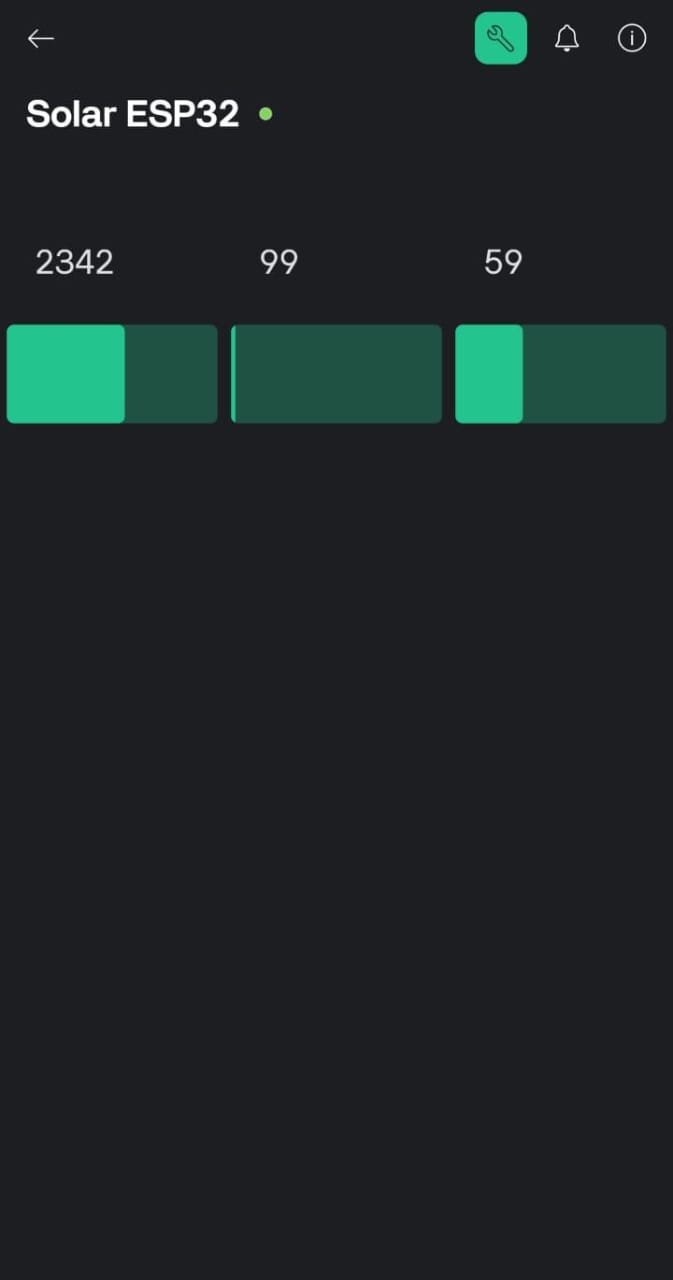
#> input picture data/raw/images/img1.jpg, 673 x 1280 px
$ python -i image_forensics.py   (imports and definitions only)   (older library calls are emulated)
#> lines starting #> are read from the running program, lines starting #| are printed output that depends on the picture
import numpy as np
from PIL import Image
import cv2
import io

def estimate_jpeg_quality(pil_image):
    # crude approximation: re-encode at various qualities and see size behavior
    buf = io.BytesIO()
    pil_image.save(buf, format='JPEG', quality=95)
    size95 = len(buf.getvalue())
    buf = io.BytesIO()
    pil_image.save(buf, format='JPEG', quality=50)
    size50 = len(buf.getvalue())
    # ratio indicates compression sensitivity
    return float(size95) / (float(size50) + 1e-9)

def laplacian_energy(pil_image):
    im = np.array(pil_image.convert('L'), dtype=np.float32)
    lap = cv2.Laplacian(im, cv2.CV_32F)
    return float(np.mean(np.abs(lap)))

def noise_level_estimate(pil_image):
    # estimate noise via median filter residual
    im = np.array(pil_image.convert('L'), dtype=np.float32)
    med = cv2.medianBlur(im.astype('uint8'), 3).astype(np.float32)
    residual = im - med
    return float(np.std(residual))

def image_forensic_score(pil_image):
    # composite score: higher values => more suspicious
    q = estimate_jpeg_quality(pil_image)
    lap = laplacian_energy(pil_image)
    noise = noise_level_estimate(pil_image)
    # normalize heuristically
    score = (lap * 0.4) + (noise * 0.4) + (1.0 / (q + 1e-6) * 0.2)
    return score

>>> from PIL import Image
>>> picture = Image.open('../../../data/raw/images/img1.jpg')
#> picture is the input picture: PIL image 673x1280 RGB; mean R, G, B 30.3, 37.8, 39.4
>>> result = image_forensic_score(picture)
#> in image_forensic_score, `q = estimate_jpeg_quality(pil_image)`: q = 1.4
#> in laplacian_energy, `im = np.array(pil_image.convert('L'), dtype=np.float32)`:
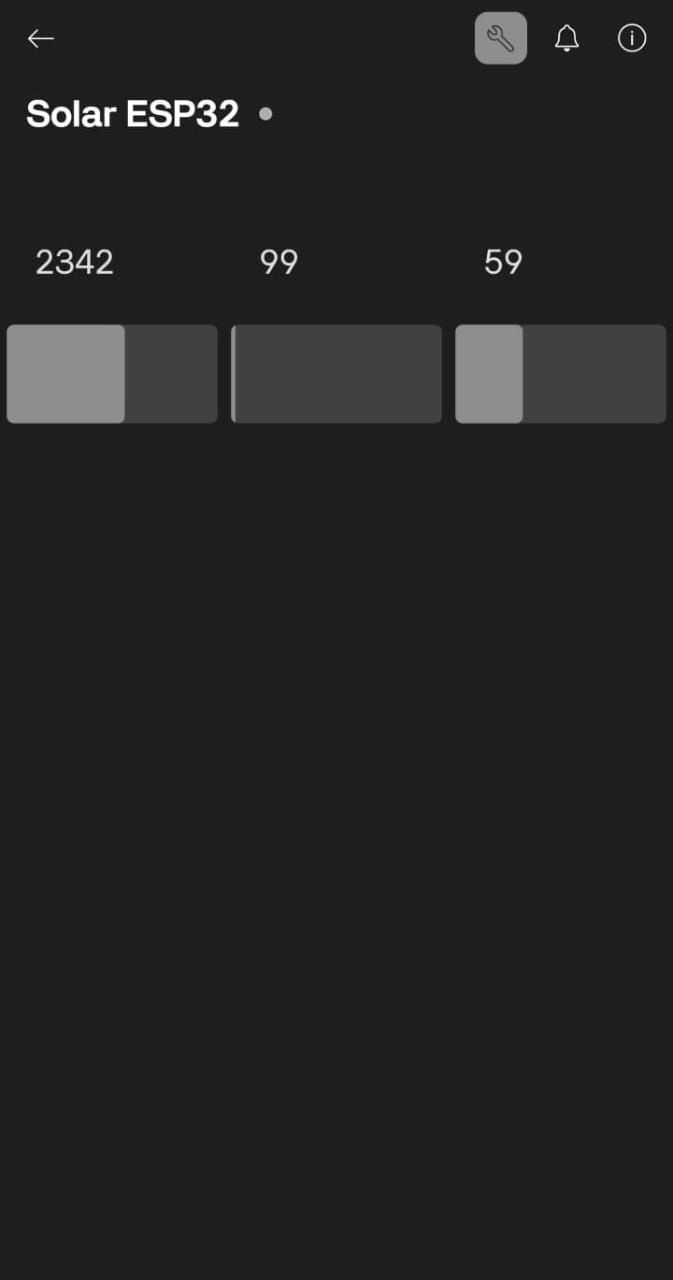
#> im: shape (1280, 673) float32; min 0, max 255, mean 35.6
#> in laplacian_energy, `lap = cv2.Laplacian(im, cv2.CV_32F)`:
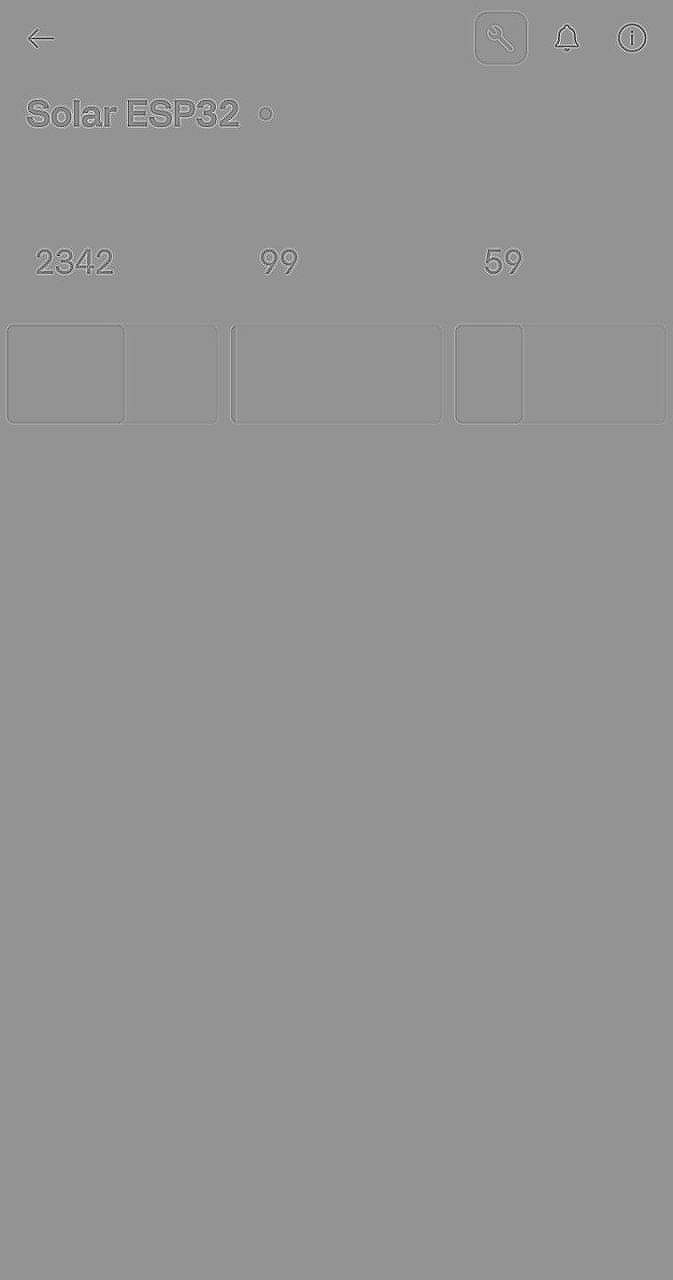
#> lap: shape (1280, 673) float32; min -354, max 258, mean 0; drawn with min black and max white
#> in image_forensic_score, `lap = laplacian_energy(pil_image)`: lap = 1.09
#> in noise_level_estimate, `residual = im - med`:
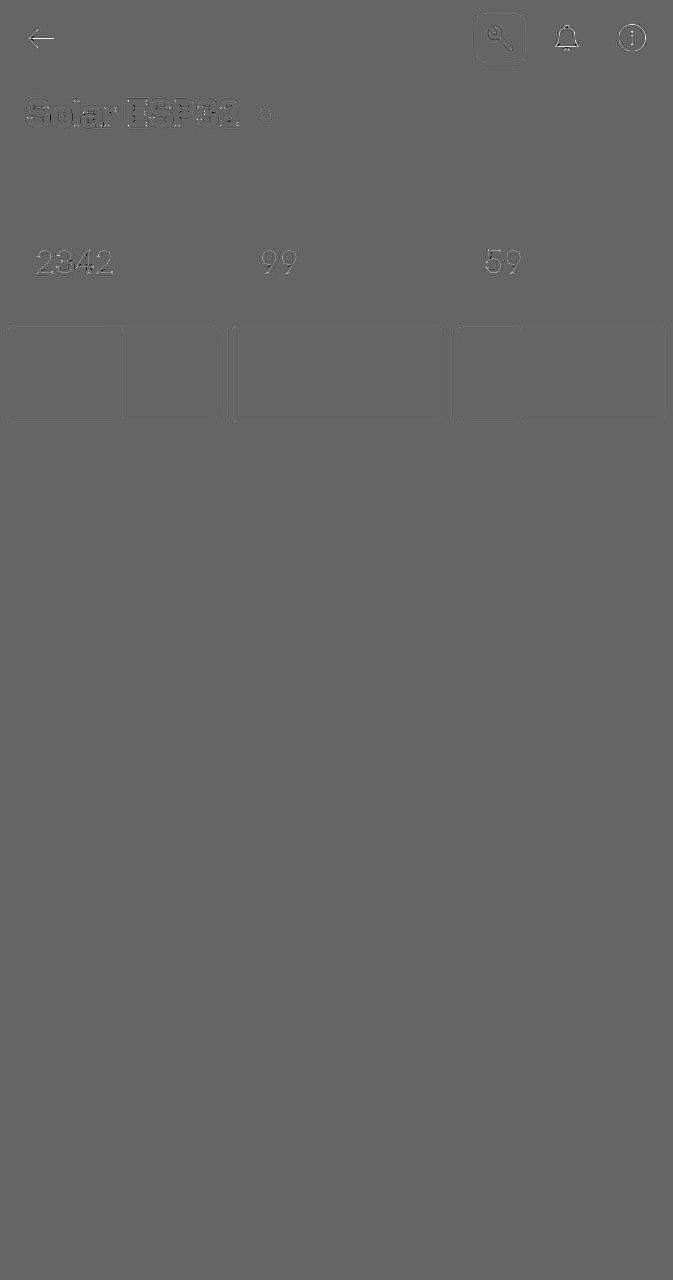
#> residual: shape (1280, 673) float32; min -81, max 123, mean 0; drawn with min black and max white
#> in image_forensic_score, `noise = noise_level_estimate(pil_image)`: noise = 1.77
#> in image_forensic_score, `score = (lap * 0.4) + (noise * 0.4) + (1.0 / (q + 1e-6) * 0.2)`: score = 1.29
#> result = 1.29

$ run again, on data/raw/images/img2.jpg
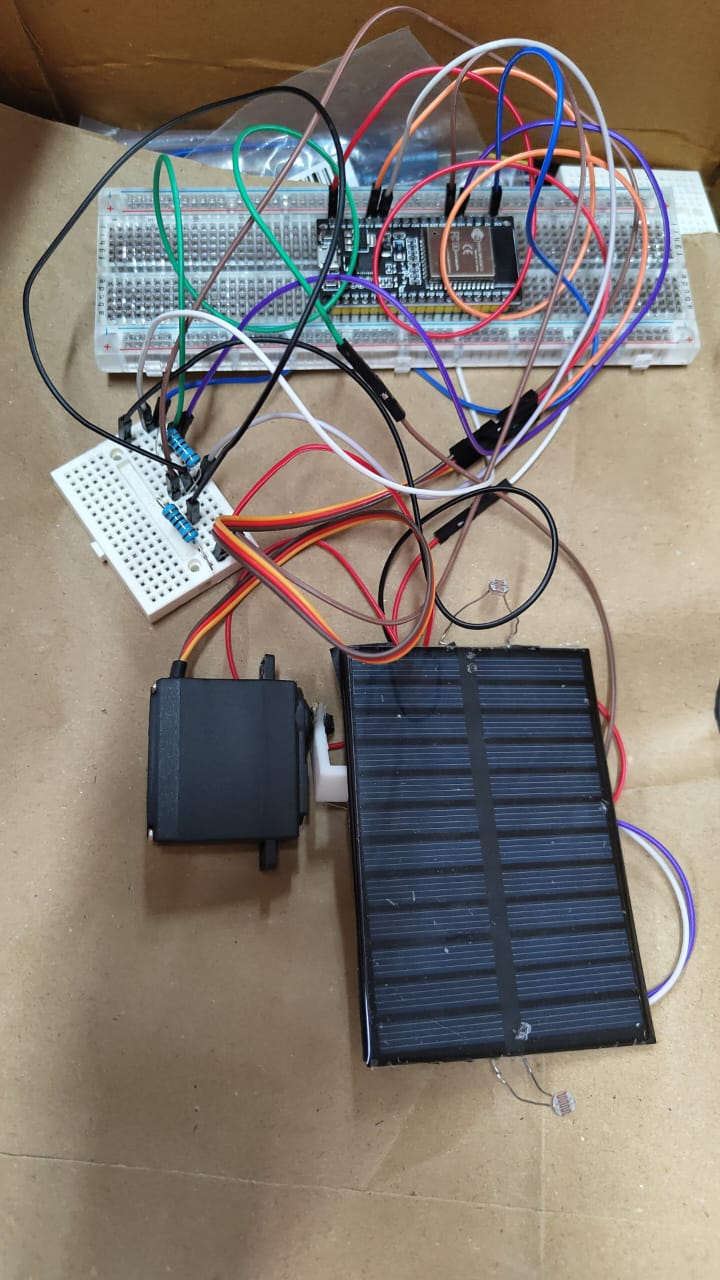
#> input picture data/raw/images/img2.jpg, 720 x 1280 px
#> picture is the input picture: PIL image 720x1280 RGB; mean R, G, B 130.4, 121.9, 113.9
#> q = 2.49
#> in laplacian_energy, `im = np.array(pil_image.convert('L'), dtype=np.float32)`:
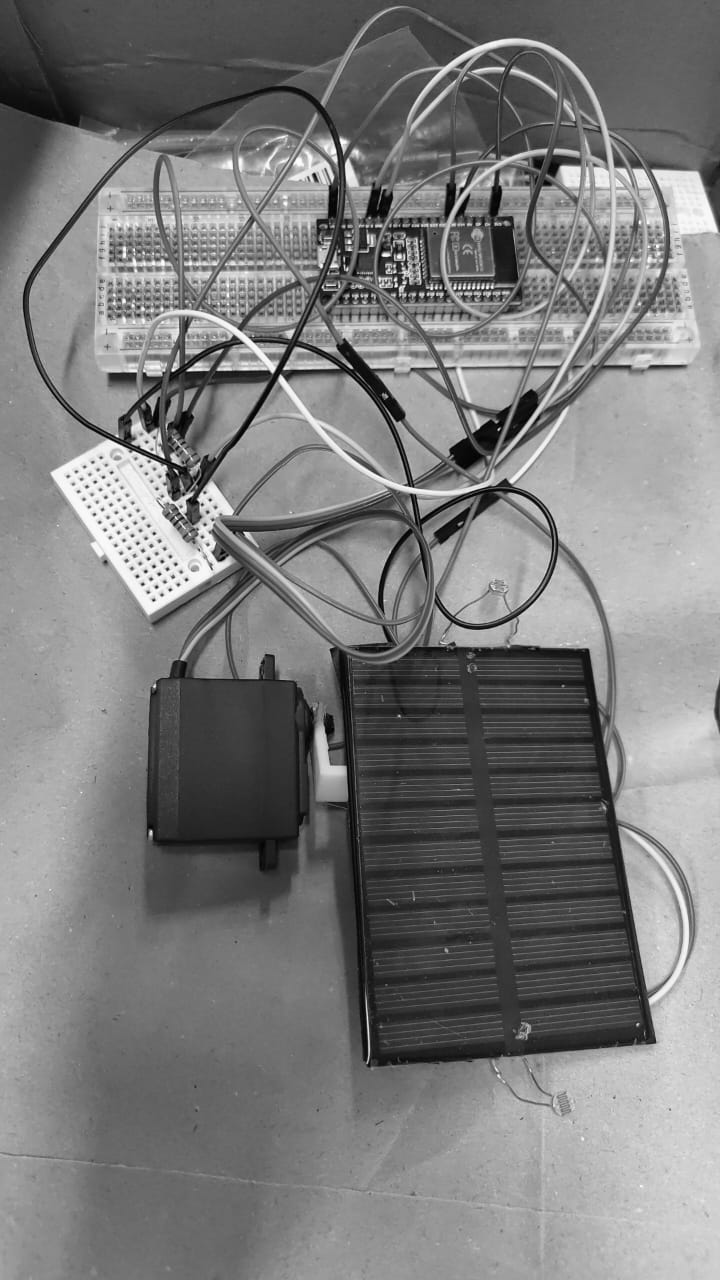
#> im: shape (1280, 720) float32; min 0, max 255, mean 123.6
#> in laplacian_energy, `lap = cv2.Laplacian(im, cv2.CV_32F)`:
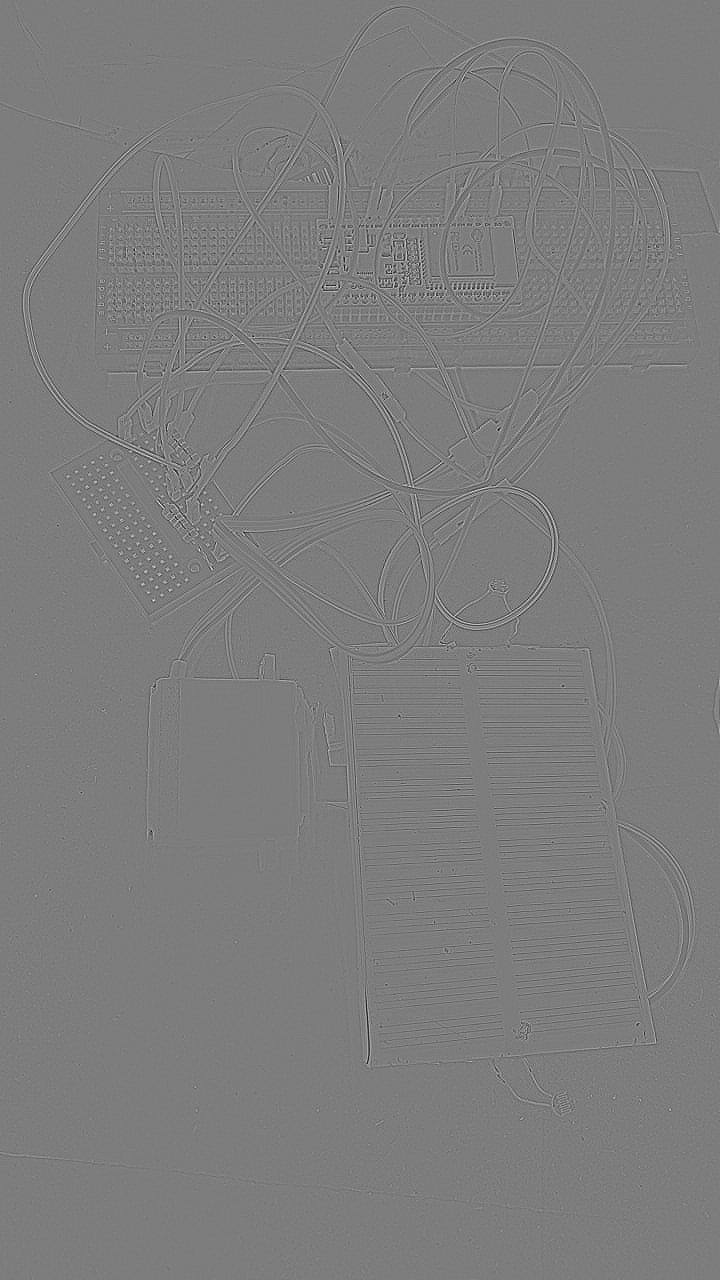
#> lap: shape (1280, 720) float32; min -344, max 357, mean 0; drawn with min black and max white
#> in image_forensic_score, `lap = laplacian_energy(pil_image)`: lap = 11.56
#> noise = 5.84
#> score = 7.04

$ run again, on data/raw/images/img3.jpg
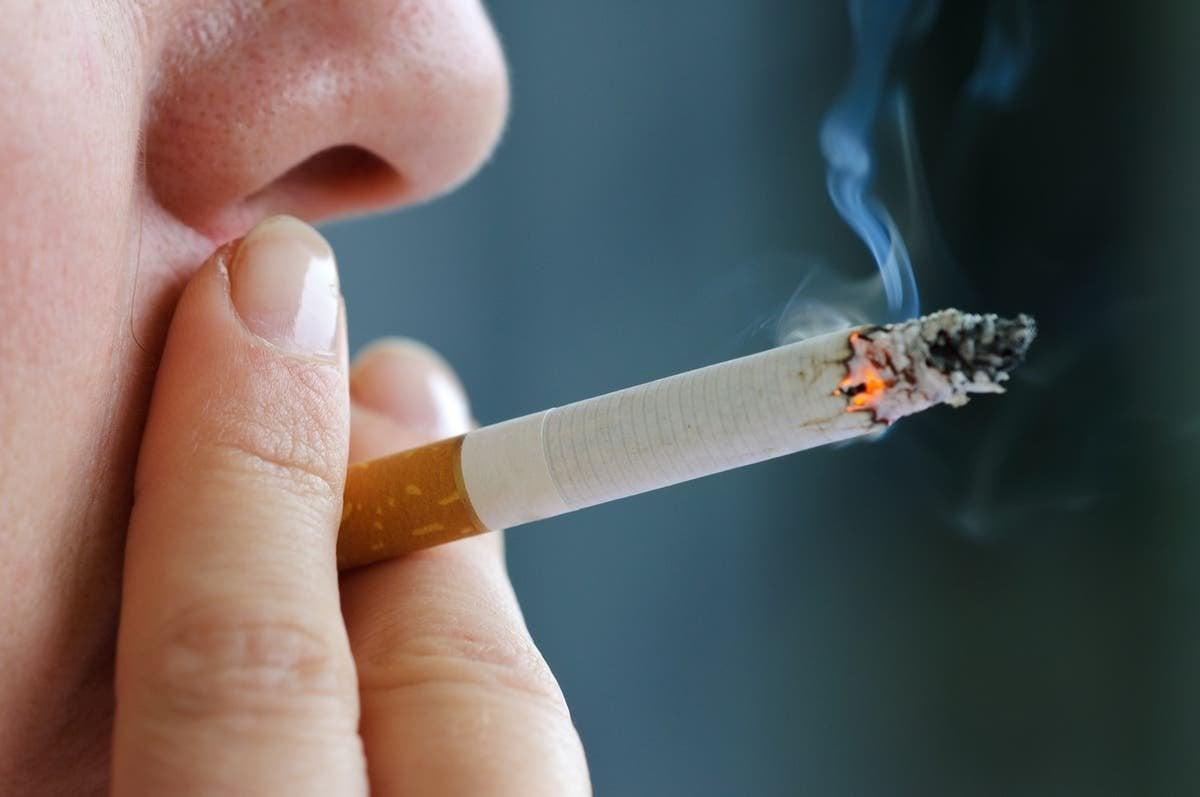
#> input picture data/raw/images/img3.jpg, 1200 x 797 px
#> picture is the input picture: PIL image 1200x797 RGB; mean R, G, B 100.8, 97, 95.5
#> q = 2.18
#> in laplacian_energy, `im = np.array(pil_image.convert('L'), dtype=np.float32)`:
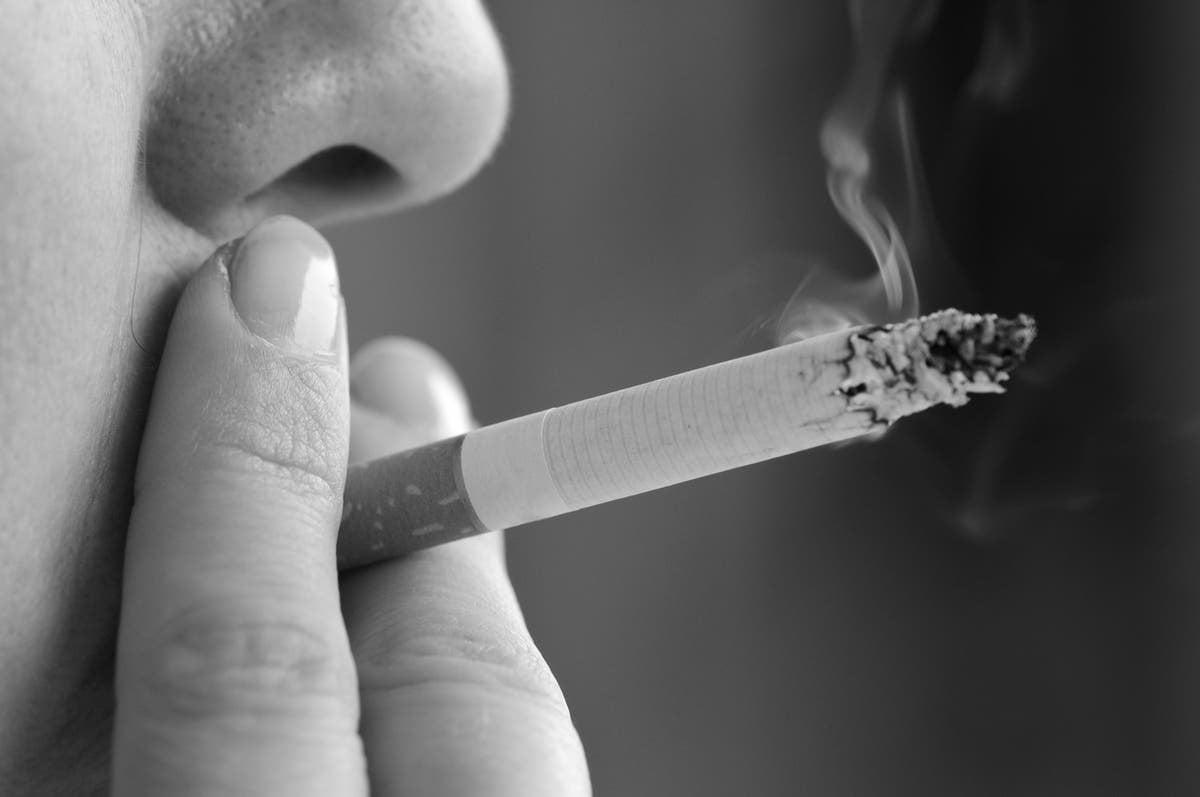
#> im: shape (797, 1200) float32; min 0, max 255, mean 98
#> in laplacian_energy, `lap = cv2.Laplacian(im, cv2.CV_32F)`:
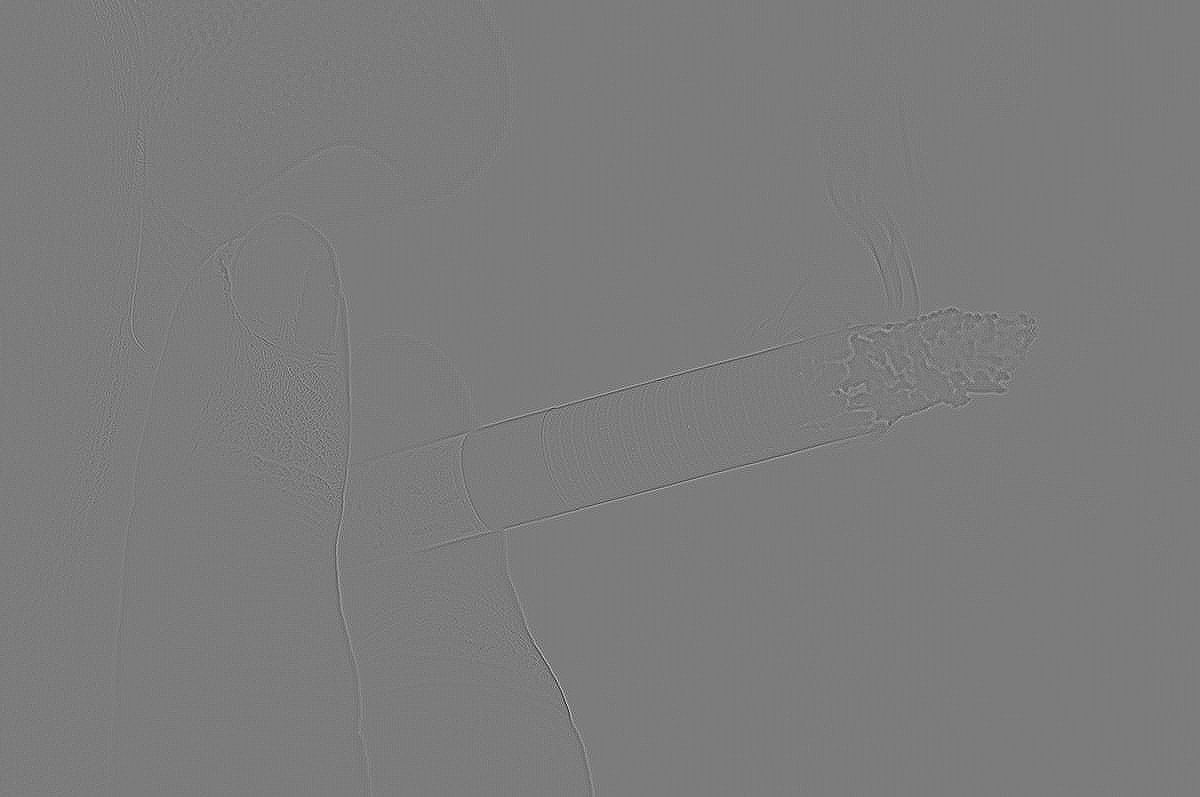
#> lap: shape (797, 1200) float32; min -186, max 196, mean 0; drawn with min black and max white
#> in image_forensic_score, `lap = laplacian_energy(pil_image)`: lap = 2.04
#> noise = 1.13
#> score = 1.36
